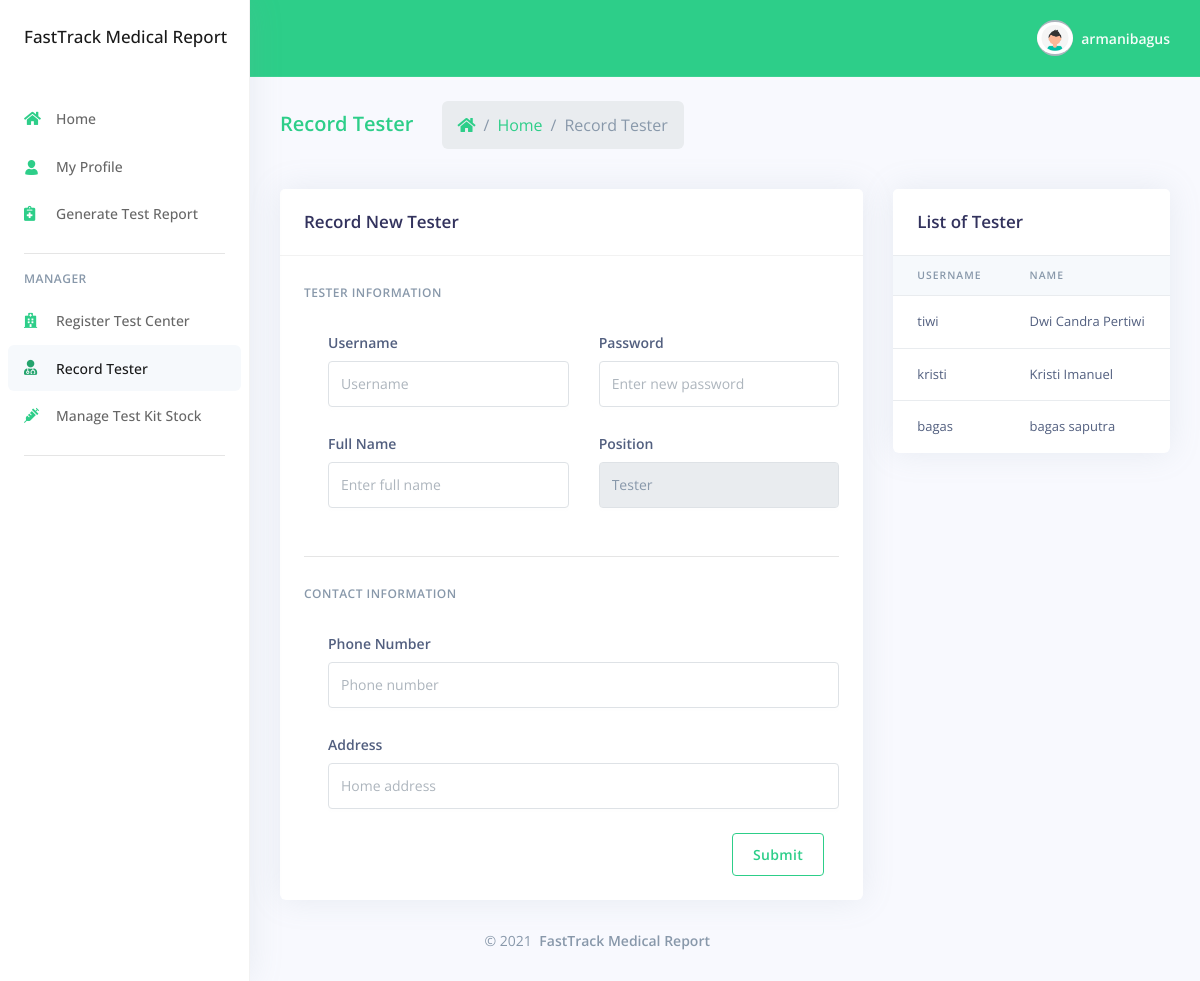
Page /views-manager/record-tester.php (signed in) on the earlier database version.
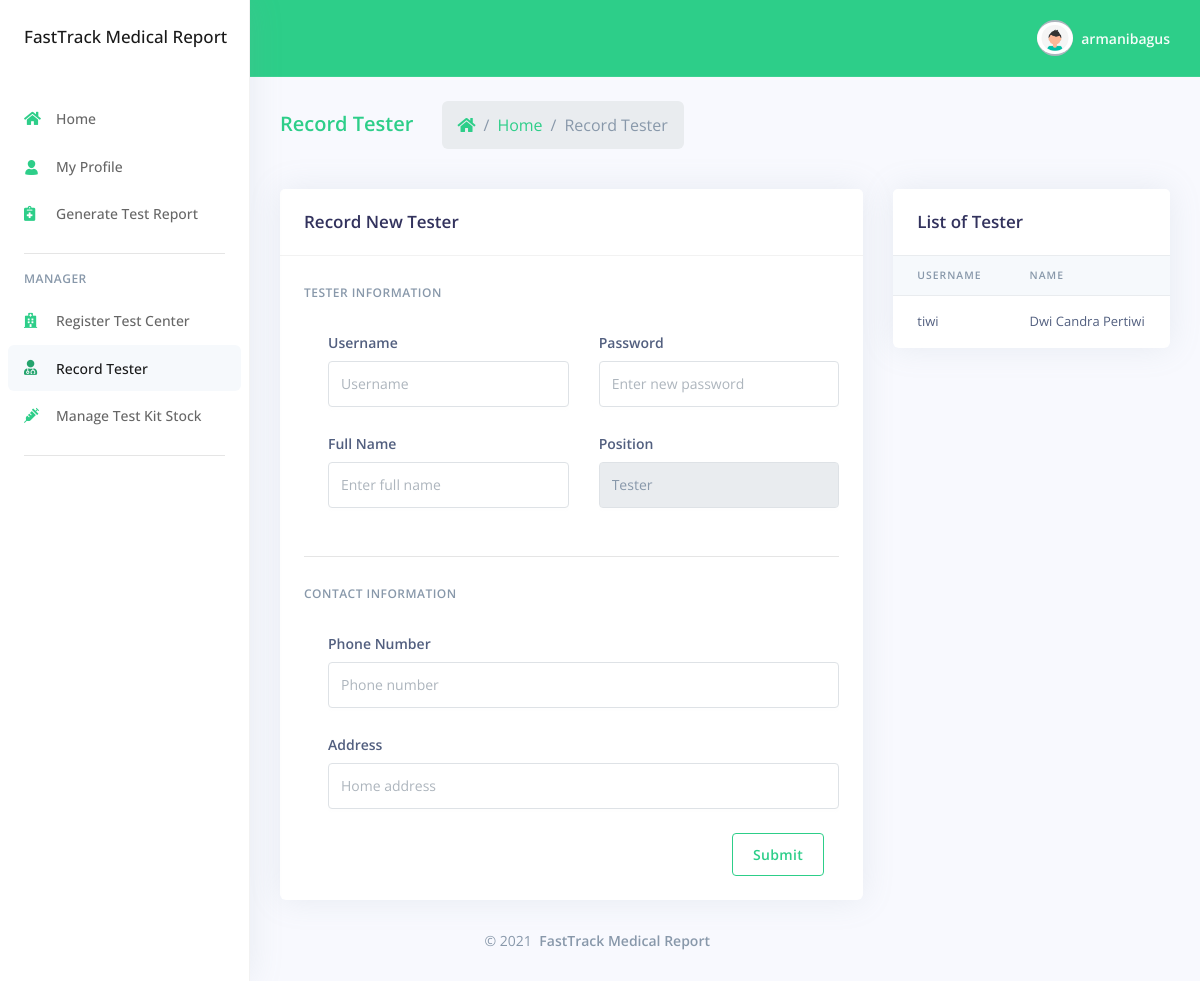
Same page on the later database version.
### tables this page shows
CREATE TABLE `center_officer` (
  `officer_id` int(11) NOT NULL,
  `center_id` int(11) NOT NULL,
  `username` varchar(18) NOT NULL,
  `password` varchar(18) NOT NULL,
  `name` varchar(30) NOT NULL,
  `phone_number` varchar(15) NOT NULL,
  `address` varchar(100) NOT NULL,
  `position` varchar(8) NOT NULL
);

CREATE TABLE `test_center` (
  `center_id` int(11) NOT NULL,
  `center_name` varchar(30) NOT NULL,
  `phone_number` varchar(15) NOT NULL,
  `address` varchar(100) NOT NULL
);

### views-manager/record-tester.php (the view, shortened to what the changed rows need)
<!DOCTYPE html>
<html lang="en">
<head>
    <link rel="stylesheet" href="../assets/vendor/nucleo/css/nucleo.css" type="text/css">
    <link rel="stylesheet" href="../assets/vendor/@fortawesome/fontawesome-free/css/all.min.css" type="text/css">
    <link rel="stylesheet" href="../assets/css/style.css?v=1.2.0" type="text/css">
</head>
<body>
<div class="main-content" id="panel">
    <div class="container-fluid mt--6">
        <div class="row">
            <div class="col-xl-4 order-xl-2">
                <div class="card">
                    <div class="table-responsive">
                        <table class="table align-items-center table-flush">
                            <thead class="thead-light">
                            <tr>
                                <th scope="col">Username</th>
                                <th scope="col">Name</th>
                            </tr>
                            </thead>
                            <tbody>
                            <tr>
                              <?php
                              include '../action/connection.php';
                              $username = $_SESSION['username'];
                              $user_manager = mysqli_query($connect, "select * from center_officer where username='$username'");
                              $manager = mysqli_fetch_array($user_manager);
                              $center_id = $manager['center_id'];
                              $data = mysqli_query($connect, "select * from center_officer where center_id='$center_id' and position='Tester'");
                              while ($tester = mysqli_fetch_array($data)) {
                              ?>
                                <td>
                                    <?php echo $tester['username']?>
                                </td>
                                <td>
                                    <?php echo $tester['name']?>
                                </td>
                            </tr>
                            <?php
                            }
                            ?>
                            </tbody>
                        </table>
                    </div>
                </div>
            </div>
            <div class="col-xl-8 order-xl-1">
                <div class="card">
                    <div class="card-body">
                      <?php
                      include '../action/connection.php';
                      $username = $_SESSION['username'];
                      $user_manager = mysqli_query($connect, "select * from center_officer where username='$username'");
                      $manager = mysqli_fetch_array($user_manager);
                      $center_id = $manager['center_id'];
                      $test_center = mysqli_query($connect, "select * from test_center where center_id='$center_id'");
                      while($center = mysqli_fetch_array($test_center)){
                      ?>
                        <form role="form" action="../action/action-record-tester.php" method="post" onSubmit="return validation()">
                            <h6 class="heading-small text-muted mb-4">Tester information</h6>
                            <div class="pl-lg-4">
                                <div class="row">
                                    <div class="col-lg-6">
                                        <div class="form-group">
                                            <label class="form-control-label" for="input-username">Username</label>
                                            <input type="text" name="username" id="username" class="form-control" placeholder="Username">
                                        </div>
                                    </div>
                                    <div class="col-lg-6">
                                        <div class="form-group">
                                            <label class="form-control-label">Password</label>
                                            <input type="password" name="password" id="password" class="form-control" placeholder="Enter new password">
                                        </div>
                                    </div>
                                    <div class="col-lg-6">
                                        <div class="form-group">
                                            <label class="form-control-label">Full Name</label>
                                            <input type="text" name="name" id="name" class="form-control" placeholder="Enter full name">
                                        </div>
                                    </div>
                                    <div class="col-lg-6">
                                        <div class="form-group">
                                            <label class="form-control-label">Position</label>
                                            <input type="text" name="position" id="position" class="form-control" placeholder="Enter position" value="Tester" disabled>
                                        </div>
                                    </div>
                                </div>
                            </div>
                            <hr class="my-4" />
                            <h6 class="heading-small text-muted mb-4">Contact information</h6>
                            <div class="pl-lg-4">
                                <div class="row">
                                    <div class="col-md-12">
                                        <div class="form-group">
                                            <label class="form-control-label" >Phone Number</label>
                                            <input type="text" name="phone_number" id="phone_number" class="form-control" placeholder="Phone number">
                                        </div>
                                    </div>
                                    <div class="col-md-12">
                                        <div class="form-group">
                                            <label class="form-control-label" >Address</label>
                                            <input type="text" name="address" id="address" class="form-control" placeholder="Home address">
                                        </div>
                                    </div>
                                </div>
                            </div>
                            <div class="col text-right">
                                <input type="submit" class="btn btn-outline-success" value="Submit">
                            </div>
                        </form>
                        <?php
                        }
                        ?>
                    </div>
                </div>
            </div>
        </div>
    </div>
</div>
</body>
</html>

Differences in the rows shown:
removed center_officer: username "kristi", name "Kristi Imanuel"
removed center_officer: username "bagas", name "bagas saputra"
